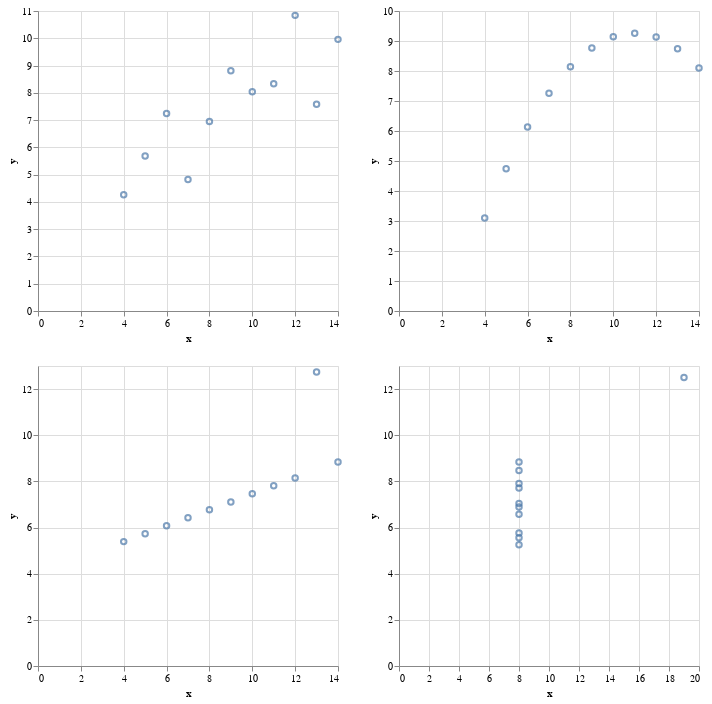

Notebook cell for this chart:
### Code cell
def create_chart(data, number):
    chart = (
        alt.Chart(data)
        .transform_filter(alt.datum.dataset == number)
        .mark_point()
        .encode(x="x", y="y")
    )
    return chart


chart1 = create_chart(data_example, "I")
chart2 = create_chart(data_example, "II")
chart3 = create_chart(data_example, "III")
chart4 = create_chart(data_example, "IV")

chart = alt.vconcat(
    alt.hconcat(chart1, chart2),
    alt.hconcat(chart3, chart4),
)

chart.display()

### Figure 1 — Vega-Lite specification as saved in the notebook (floating-point values rounded to 4 significant figures)
{"config": {"view": {"continuousWidth": 300, "continuousHeight": 300}}, "vconcat": [{"hconcat": [{"mark": {"type": "point"}, "encoding": {"x": {"field": "x", "type": "quantitative"}, "y": {"field": "y", "type": "quantitative"}}, "transform": [{"filter": "(datum.dataset === 'I')"}]}, {"mark": {"type": "point"}, "encoding": {"x": {"field": "x", "type": "quantitative"}, "y": {"field": "y", "type": "quantitative"}}, "transform": [{"filter": "(datum.dataset === 'II')"}]}]}, {"hconcat": [{"mark": {"type": "point"}, "encoding": {"x": {"field": "x", "type": "quantitative"}, "y": {"field": "y", "type": "quantitative"}}, "transform": [{"filter": "(datum.dataset === 'III')"}]}, {"mark": {"type": "point"}, "encoding": {"x": {"field": "x", "type": "quantitative"}, "y": {"field": "y", "type": "quantitative"}}, "transform": [{"filter": "(datum.dataset === 'IV')"}]}]}], "data": {"name": "data-19b1de419c371de65acfdafd0694d035"}, "$schema": "https://vega.github.io/schema/vega-lite/v5.17.0.json", "datasets": {"data-19b1de419c371de65acfdafd0694d035": [{"dataset": "I", "x": 10.0, "y": 8.04}, {"dataset": "I", "x": 8.0, "y": 6.95}, {"dataset": "I", "x": 13.0, "y": 7.58}, {"dataset": "I", "x": 9.0, "y": 8.81}, {"dataset": "I", "x": 11.0, "y": 8.33}, {"dataset": "I", "x": 14.0, "y": 9.96}, {"dataset": "I", "x": 6.0, "y": 7.24}, {"dataset": "I", "x": 4.0, "y": 4.26}, {"dataset": "I", "x": 12.0, "y": 10.84}, {"dataset": "I", "x": 7.0, "y": 4.82}, {"dataset": "I", "x": 5.0, "y": 5.68}, {"dataset": "II", "x": 10.0, "y": 9.14}, {"dataset": "II", "x": 8.0, "y": 8.14}, {"dataset": "II", "x": 13.0, "y": 8.74}, {"dataset": "II", "x": 9.0, "y": 8.77}, {"dataset": "II", "x": 11.0, "y": 9.26}, {"dataset": "II", "x": 14.0, "y": 8.1}, {"dataset": "II", "x": 6.0, "y": 6.13}, {"dataset": "II", "x": 4.0, "y": 3.1}, {"dataset": "II", "x": 12.0, "y": 9.13}, {"dataset": "II", "x": 7.0, "y": 7.26}, {"dataset": "II", "x": 5.0, "y": 4.74}, {"dataset": "III", "x": 10.0, "y": 7.46}, {"dataset": "III", "x": 8.0, "y": 6.77}, {"dataset": "III", "x": 13.0, "y": 12.74}, {"dataset": "III", "x": 9.0, "y": 7.11}, {"dataset": "III", "x": 11.0, "y": 7.81}, {"dataset": "III", "x": 14.0, "y": 8.84}, {"dataset": "III", "x": 6.0, "y": 6.08}, {"dataset": "III", "x": 4.0, "y": 5.39}, {"dataset": "III", "x": 12.0, "y": 8.15}, {"dataset": "III", "x": 7.0, "y": 6.42}, {"dataset": "III", "x": 5.0, "y": 5.73}, {"dataset": "IV", "x": 8.0, "y": 6.58}, {"dataset": "IV", "x": 8.0, "y": 5.76}, {"dataset": "IV", "x": 8.0, "y": 7.71}, {"dataset": "IV", "x": 8.0, "y": 8.84}, {"dataset": "IV", "x": 8.0, "y": 8.47}, {"dataset": "IV", "x": 8.0, "y": 7.04}, {"dataset": "IV", "x": 8.0, "y": 5.25}, {"dataset": "IV", "x": 19.0, "y": 12.5}, {"dataset": "IV", "x": 8.0, "y": 5.56}, {"dataset": "IV", "x": 8.0, "y": 7.91}, {"dataset": "IV", "x": 8.0, "y": 6.89}]}}
